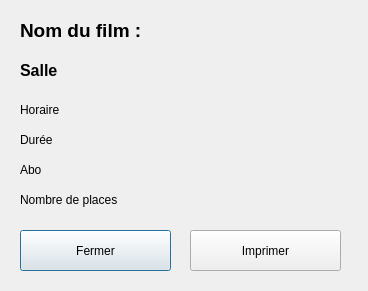
<?xml version="1.0" encoding="UTF-8"?>
<ui version="4.0">
 <class>Dialog</class>
 <widget class="QDialog" name="Dialog">
  <property name="geometry">
   <rect>
    <x>0</x>
    <y>0</y>
    <width>368</width>
    <height>291</height>
   </rect>
  </property>
  <property name="windowTitle">
   <string>Dialog</string>
  </property>
  <widget class="QLabel" name="lbl_nom_film">
   <property name="geometry">
    <rect>
     <x>20</x>
     <y>20</y>
     <width>321</width>
     <height>20</height>
    </rect>
   </property>
   <property name="font">
    <font>
     <pointsize>14</pointsize>
     <weight>75</weight>
     <bold>true</bold>
    </font>
   </property>
   <property name="text">
    <string>Nom du film :</string>
   </property>
  </widget>
  <widget class="QLabel" name="lbl_salle">
   <property name="geometry">
    <rect>
     <x>20</x>
     <y>60</y>
     <width>321</width>
     <height>20</height>
    </rect>
   </property>
   <property name="font">
    <font>
     <pointsize>12</pointsize>
     <weight>75</weight>
     <bold>true</bold>
    </font>
   </property>
   <property name="text">
    <string>Salle</string>
   </property>
  </widget>
  <widget class="QLabel" name="lbl_horaire">
   <property name="geometry">
    <rect>
     <x>20</x>
     <y>100</y>
     <width>321</width>
     <height>20</height>
    </rect>
   </property>
   <property name="text">
    <string>Horaire</string>
   </property>
  </widget>
  <widget class="QLabel" name="lbl_abo">
   <property name="geometry">
    <rect>
     <x>20</x>
     <y>160</y>
     <width>321</width>
     <height>20</height>
    </rect>
   </property>
   <property name="text">
    <string>Abo</string>
   </property>
  </widget>
  <widget class="QLabel" name="lbl_nb_places">
   <property name="geometry">
    <rect>
     <x>20</x>
     <y>190</y>
     <width>321</width>
     <height>20</height>
    </rect>
   </property>
   <property name="text">
    <string>Nombre de places</string>
   </property>
  </widget>
  <widget class="QLabel" name="lbl_duree">
   <property name="geometry">
    <rect>
     <x>20</x>
     <y>130</y>
     <width>321</width>
     <height>20</height>
    </rect>
   </property>
   <property name="text">
    <string>Durée</string>
   </property>
  </widget>
  <widget class="QPushButton" name="btn_ok">
   <property name="geometry">
    <rect>
     <x>20</x>
     <y>230</y>
     <width>151</width>
     <height>41</height>
    </rect>
   </property>
   <property name="text">
    <string>Fermer</string>
   </property>
  </widget>
  <widget class="QPushButton" name="btn_print">
   <property name="geometry">
    <rect>
     <x>190</x>
     <y>230</y>
     <width>151</width>
     <height>41</height>
    </rect>
   </property>
   <property name="text">
    <string>Imprimer</string>
   </property>
  </widget>
 </widget>
 <resources/>
 <connections/>
</ui>
